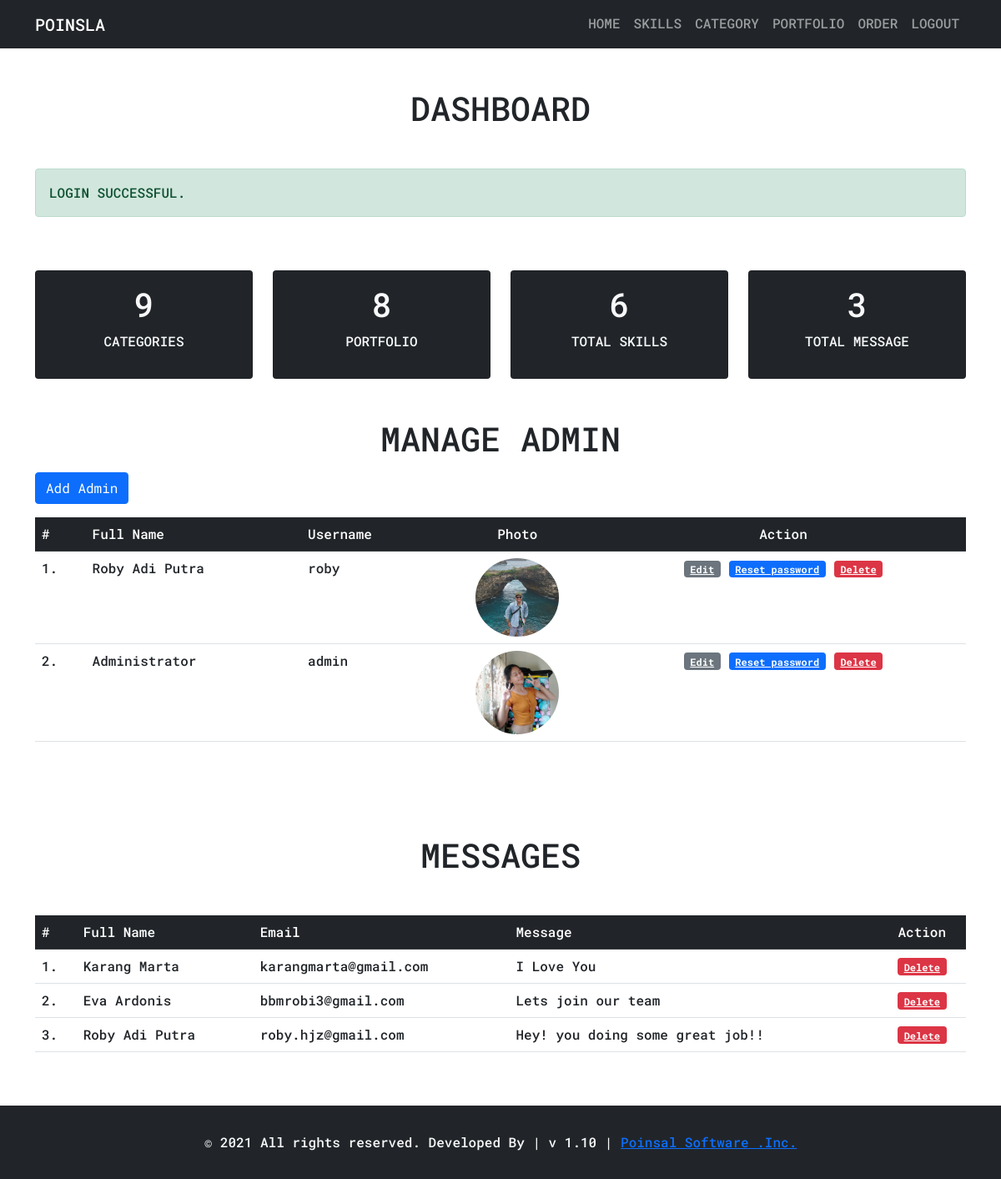
Page /admin/index.php (signed in) on the committed database.
### tables this page shows
CREATE TABLE `tbl_message` (
  `id` int(11) NOT NULL,
  `name` varchar(126) NOT NULL,
  `email` varchar(256) NOT NULL,
  `message` text NOT NULL
);

### admin/index.php (the view, shortened to what this page needs)
<?php
include('partials/menu.php');
$sql = "SELECT * FROM tbl_category";
$res = mysqli_query($conn, $sql);
$count = mysqli_num_rows($res);
$sql2 = "SELECT * FROM tbl_food";
$res2 = mysqli_query($conn, $sql2);
$count2 = mysqli_num_rows($res2);
$sql3 = "SELECT * FROM tbl_skills";
$res3 = mysqli_query($conn, $sql3);
$count3 = mysqli_num_rows($res3);
$sql4 = "SELECT * FROM tbl_message";
$res4 = mysqli_query($conn, $sql4);
$count4 = mysqli_num_rows($res4);
?>
<div class="container text-uppercase">
    <h1 class="text-center mt-5 mb-5">Dashboard</h1>
    <?php
    if (isset($_SESSION['login'])) {
        echo $_SESSION['login'];
    }
    ?>
    <div class="row mt-5 mb-5">
        <div class="col-lg-3 col-md-12 col-sm-12 mt-3">
            <div class="card bg-dark text-light text-center py-3">
                <h1>
                    <?= $count; ?>
                </h1>
                <p>Categories</p>
            </div>
        </div>
        <div class="col-lg-3 col-md-12 col-sm-12 mt-3">
            <div class="card bg-dark text-light text-center py-3">
                <h1>
                    <?= $count2; ?>
                </h1>
                <p>Portfolio</p>
            </div>
        </div>
        <div class="col-lg-3 col-md-12 col-sm-12 mt-3">
            <div class="card bg-dark text-light text-center py-3">
                <h1>
                    <?= $count3; ?>
                </h1>
                <p>Total Skills</p>
            </div>
        </div>
        <div class="col-lg-3 col-md-12 col-sm-12 mt-3">
            <div class="card bg-dark text-light text-center py-3">
                <h1>
                    <?= $count4; ?>
                </h1>
                <p>Total Message</p>
            </div>
        </div>
    </div>
</div>
<div class="container">
    <h1 class="text-center mt-5 text-uppercase">Manage Admin</h1>
    <a href="add-admin.php" class="btn btn-primary mt-2 mb-3">Add Admin</a>
    <div class="row">
        <div class="table-responsive mb-5">
            <table class="table-hover table">
                <tr class="table-dark">
                    <th>#</th>
                    <th>Full Name</th>
                    <th>Username</th>
                    <th class="text-center">Photo</th>
                    <th class="text-center">Action</th>
                </tr>
                <?php
                $sql = "SELECT * FROM tbl_admin ORDER BY id DESC";
                $res = mysqli_query($conn, $sql);
                if ($res == TRUE) {
                    $count = mysqli_num_rows($res);
                    $no = 1;
                    if ($count > 0) {
                        while ($rows = mysqli_fetch_assoc($res)) {
                            $id = $rows['id'];
                            $full_name = $rows['full_name'];
                            $username = $rows['username'];
                            $profile = $rows['image_name'];
                ?>
                            <tr>
                                <td><?= $no++; ?>. </td>
                                <td><?= $full_name; ?></td>
                                <td><?= $username; ?></td>
                                <td class="text-center">
                                    <?php
                                    if ($profile == "") {
                                    ?>
                                        <img class="img-fluid img-thumbnail rounded-circle" src="../assets/images/default/default.jpg" width="100px">
                                    <?php
                                    } else {
                                    ?>
                                        <a target="blank" href="<?= SITEURL; ?>images/profile/<?= $profile; ?>">
                                            <img class="img-fluid rounded-circle" src="<?= SITEURL; ?>images/profile/<?= $profile; ?>" width="100px">
                                        </a>
                                    <?php
                                    }
                                    ?>
                                </td>
                                <td class="text-center">
                                    <a href="<?= SITEURL; ?>admin/update-admin.php?id=<?= $id; ?>" class="badge btn-secondary">Edit</a>
                                    <a href="<?= SITEURL; ?>admin/update-password.php?id=<?= $id; ?>" class="badge btn-primary">Reset password</a>
                                    <a href="<?= SITEURL; ?>admin/delete-admin.php?id=<?= $id; ?>" class="badge btn-danger">Delete</a>
                                </td>
                            </tr>
                <?php
                        }
                    } else {
                        echo "Data not found";
                    }
                }
                ?>
            </table>
        </div>
    </div>
</div>
<?php include('tbl_msgs.php') ?>
<?php include('partials/footer.php') ?>

### admin/tbl_msgs.php (shortened to what this page needs)
<div class="container">
    <h1 class="text-center my-5 text-uppercase">Messages</h1>
    <div class="row">
        <div class="table-responsive mb-5">
            <table class="table table-hover">
                <tr class="table-dark">
                    <th>#</th>
                    <th>Full Name</th>
                    <th>Email</th>
                    <th>Message</th>
                    <th class="text-center">Action</th>
                </tr>
                <?php
                $sql = "SELECT * FROM tbl_message ORDER BY id DESC";
                $res = mysqli_query($conn, $sql);
                if ($res == TRUE) {
                    $count = mysqli_num_rows($res);
                    $no = 1;
                    if ($count > 0) {
                        while ($rows = mysqli_fetch_assoc($res)) {
                            $id = $rows['id'];
                            $name = $rows['name'];
                            $email = $rows['email'];
                            $message = $rows['message'];
                ?>
                            <tr>
                                <td><?= $no++; ?>. </td>
                                <td><?= $name; ?></td>
                                <td><?= $email; ?></td>
                                <td><?= $message; ?></td>
                                <td class="text-center">
                                    <a href="<?= SITEURL; ?>admin/delete-message.php?id=<?= $id; ?>" class="badge btn-danger">Delete</a>
                                </td>
                            </tr>
                <?php
                        }
                    } else {
                        echo "Message not found";
                    }
                }
                ?>
            </table>
        </div>
    </div>
</div>

### assets/css/main-front.css (style rules this page uses)
* { font-family: 'Roboto Mono', sans-serif; font-weight: 500; }
html, body, div, span, applet, object, iframe, h1, h2, h3, h4, h5, h6, p, blockquote, div pre, a, abbr, acronym, address, big, cite, code, del, dfn, em, font, img, ins, kbd, q, s, samp, small, strike, strong, sub, sup, tt, var, b, u, i, center, dl, dt, dd, ol, ul, li, figure, header, nav, section, article, aside, footer, figcaption { margin: 0; padding: 0; border: 0; outline: 0; text-decoration: none; }

### rows in the picture
tbl_message: name "Karang Marta", email "karangmarta@gmail.com", message "I Love You"
tbl_message: name "Eva Ardonis", email "bbmrobi3@gmail.com", message "Lets join our team"
tbl_message: name "Roby Adi Putra", email "roby.hjz@gmail.com", message "Hey! you doing some great job!!"

### other values in the picture
$_SESSION['login'] "LOGIN SUCCESSFUL."
$count "9"
$count2 "8"
$count3 "6"
$count4 "3"
$full_name "Roby Adi Putra"
$username "roby"
$full_name "Administrator"
$username "admin"
